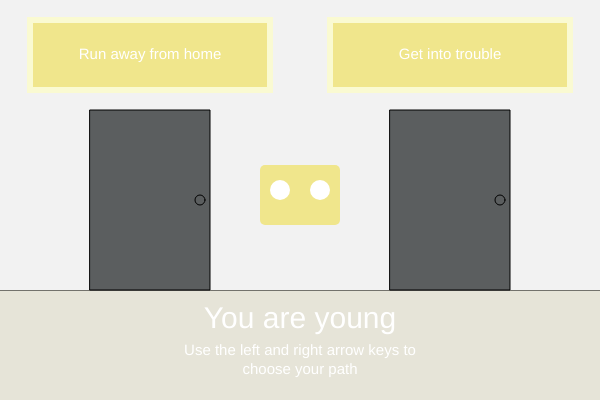
Frame 1 (no input)
Frame 60 (no input): identical to frame 1, image omitted
Frame 120 (the mouse pressed at the canvas centre since frame 60): identical to frame 1, image omitted

The p5.js sketch that drew this single still picture (run headless with seeded random() and noise() and a simulated clock; from frame 60 on, the mouse is pressed at the canvas centre):

// p5.js sketch
// ── sketch.js
let sceneCounter = 1;
let backG;
let char;

let _s1 = true;
let _s2L, _s2R, _s3La, _s3Ra, _s3Lb, _s3Rb, _s4Ra, _s45La, _s4Rb, _s4Lb, _s4Rc, _s4Lc, _s4Rd, _s4Ld, _s5Ra, _s5Lb, _s5Rb, _s5Rc, _s5Lc, _s5Ld, _s5Rd, _s5Re, _s5Le, _s5Lf, _s5Rf, _s5Lg, _s5Rg, _s6La, _s6Ra, _s6Lb, _s6Rb, _s6Lc, _s6Rc, _s6Ld, _s6Rd, _s6Le, _s6Re, _s6Lf, _s6Rf, _s6Lg, _s6Rg, _s6Lh, _s6Rh, _s6Li, _s6Ri, _s6Lj, _s6Rj, _s6Lk, _s6Rk, _s6Ll, _s6Rl, _s6Lm, _s6Rm, _s6Ln, _s6Rn, _eSa, _eSb, _eSc, _eSd = false;

function setup() {
  createCanvas(600, 400);

  backG = new Background(91, 94, 95);
  char = new Char();
}

function draw() {
  background(220);

  backG.backG();
  char.stage1();

  if (_s1 == true) {
    s1();
    s2L();
    s2R();
  } else if (_s2L == true) {
    s3La();
    s3Ra();
  } else if (_s2R == true) {
    s3Lb();
    s3Rb();
  } else if (_s3La == true) {
    s45La();
    s4Ra();
  } else if (_s3Ra == true) {
    s4Lb();
    s4Rb();
  } else if (_s3Lb == true) {
    s4Lc();
    s4Rc();
  } else if (_s3Rb == true) {
    s4Ld();
    s4Rd();
  } else if (_s4Ra == true) {
    s45La();
    s5Ra();
  } else if (_s45La == true) {
    s6La();
    s6Ra();
  } else if (_s4Lb == true) {
    s5Lb();
    s5Rb();
  } else if (_s4Rb == true) {
    s5Lc();
    s5Rc();
  } else if (_s4Lc == true) {
    s5Ld();
    s5Rd();
  } else if (_s4Rc == true) {
    s5Le();
    s5Re();
  } else if (_s4Ld == true) {
    s5Lf();
    s5Rf();
  } else if (_s4Rd == true) {
    s5Lg();
    s5Rg();
  } else if (_s5Ra == true) {
    s6Lb();
    s6Rb();
  } else if (_s5Lb == true) {
    s6Lc();
    s6Rc();
  } else if (_s5Rb == true) {
    s6Ld();
    s6Rd();
  } else if (_s5Lc == true) {
    s6Le();
    s6Re();
  } else if (_s5Rc == true) {
    s6Lf();
    s6Rf();
  } else if (_s5Ld == true) {
    s6Lg();
    s6Rg();
  } else if (_s5Rd == true) {
    s6Lh();
    s6Rh();
  } else if (_s5Le == true) {
    s6Li();
    s6Ri();
  } else if (_s5Re == true) {
    s6Lj();
    s6Rj();
  } else if (_s5Lf == true) {
    s6Lk();
    s6Rk();
  } else if (_s5Rf == true) {
    s6Ll();
    s6Rl();
  } else if (_s5Lg == true) {
    s6Lm();
    s6Rm();
  } else if (_s5Rg == true) {
    s6Ln();
    s6Rn();
  } else if (_s6La == true) {
    cont();
  } else if (_s6Ra == true) {
    cont();
  } else if (_s6Lb == true) {
    cont();
  } else if (_s6Rb == true) {
    cont();
  } else if (_s6Lc == true) {
    cont();
  } else if (_s6Rc == true) {
    cont();
  } else if (_s6Ld == true) {
    cont();
  } else if (_s6Rd == true) {
    cont();
  } else if (_s6Le == true) {
    cont();
  } else if (_s6Re == true) {
    cont();
  } else if (_s6Lf == true) {
    cont();
  } else if (_s6Rf == true) {
    cont();
  } else if (_s6Lg == true) {
    cont();
  } else if (_s6Rg == true) {
    cont();
  } else if (_s6Lh == true) {
    cont();
  } else if (_s6Rh == true) {
    cont();
  } else if (_s6Li == true) {
    cont();
  } else if (_s6Ri == true) {
    cont();
  } else if (_s6Lj == true) {
    cont();
  } else if (_s6Rj == true) {
    cont();
  } else if (_s6Lk == true) {
    cont();
  } else if (_s6Rk == true) {
    cont();
  } else if (_s6Ll == true) {
    cont();
  } else if (_s6Rl == true) {
    cont();
  } else if (_s6Lm == true) {
    cont();
  } else if (_s6Rm == true) {
    cont();
  } else if (_s6Ln == true) {
    cont();
  } else if (_s6Rn == true) {
    cont();
  } else if (_eSa == true) {
    eSa();
  } else if (_eSb == true) {
    eSb();
  } else if (_eSc == true) {
    eSc();
  } else if (_eSd == true) {
    eSd();
  }


}


function keyPressed() {
  if (sceneCounter == 1) {
    //scene 1 - 2
    if (keyCode == LEFT_ARROW) {
      _s2L = true;
      _s1 = false;
      sceneCounter = 2;
    } else if (keyCode == RIGHT_ARROW) {
      _s2R = true;
      _s1 = false;
      sceneCounter = 3;
    }
    //scene 2 - 3a
  } else if (sceneCounter == 2) {
    if (keyCode == LEFT_ARROW) {
      _s3La = true;
      _s2L = false;
      sceneCounter = 4; //s3La
    } else if (keyCode == RIGHT_ARROW) {
      _s3Ra = true;
      _s2L = false;
      sceneCounter = 5; //s3Ra
    } //scene 2 - 3b
  } else if (sceneCounter == 3) {
    if (keyCode == LEFT_ARROW) {
      _s3Lb = true;
      _s2R = false;
      sceneCounter = 6; //s3Lb
    } else if (keyCode == RIGHT_ARROW) {
      _s3Rb = true;
      _s2R = false;
      sceneCounter = 7; //s3Rb
    } //scene 3La - 45La and 4a
  } else if (sceneCounter == 4) {
    if (keyCode == LEFT_ARROW) {
      _s45La = true;
      _s3La = false;
      sceneCounter = 8; //s45La
    } else if (keyCode == RIGHT_ARROW) {
      _s4Ra = true;
      _s3La = false;
      sceneCounter = 9; //s4Ra
    } //3Ra - 4b
  } else if (sceneCounter == 5) {
    if (keyCode == LEFT_ARROW) {
      _s4Lb = true;
      _s3Ra = false;
      sceneCounter = 10; //s4Lb
    } else if (keyCode == RIGHT_ARROW) {
      _s4Rb = true;
      _s3Ra = false;
      sceneCounter = 11; //s4Rb
    }
    //scene 3Lb - 4c
  } else if (sceneCounter == 6) {
    if (keyCode == LEFT_ARROW) {
      _s4Lc = true;
      _s3Lb = false;
      sceneCounter = 12; //s4Lc
    } else if (keyCode == RIGHT_ARROW) {
      _s4Rc = true;
      _s3Lb = false;
      sceneCounter = 13; //s4Rc
    }
  } //scene 3rb - 4d
  else if (sceneCounter == 7) {
    if (keyCode == LEFT_ARROW) {
      _s4Ld = true;
      _s3Rb = false;
      sceneCounter = 14; //s4Ld
    } else if (keyCode == RIGHT_ARROW) {
      _s4Rd = true;
      _s3Rb = false;
      sceneCounter = 15; //s4Rd
    }
  } //scene 45La - 6a
  else if (sceneCounter == 8) {
    if (keyCode == LEFT_ARROW) {
      _s6La = true;
      _s45La = false;
      sceneCounter = 16; //s6La
    } else if (keyCode == RIGHT_ARROW) {
      _s6Ra = true;
      _s45La = false;
      sceneCounter = 17; //s6Ra
    }
  } //scene 4Ra - 4/5a
  else if (sceneCounter == 9) {
    if (keyCode == LEFT_ARROW) {
      _s45La = true;
      _s4Ra = false;
      sceneCounter = 8; //s45La
    } else if (keyCode == RIGHT_ARROW) {
      _s5Ra = true;
      _s4Ra = false;
      sceneCounter = 18; //s5Ra
    }
  } //scene 4Lb - 5b
  else if (sceneCounter == 10) {
    if (keyCode == LEFT_ARROW) {
      _s5Lb = true;
      _s4Lb = false;
      sceneCounter = 19; //s5Lb
    } else if (keyCode == RIGHT_ARROW) {
      _s5Rb = true;
      _s4Lb = false;
      sceneCounter = 20; //s5Rb
    }
  } //scene 4Rb - 5c
  else if (sceneCounter == 11) {
    if (keyCode == LEFT_ARROW) {
      _s5Lc = true;
      _s4Rb = false;
      sceneCounter = 21; //s5Lc
    } else if (keyCode == RIGHT_ARROW) {
      _s5Rc = true;
      _s4Rb = false;
      sceneCounter = 22; //s5Rc
    }
  } //scene 4Lc - 5d
  else if (sceneCounter == 12) {
    if (keyCode == LEFT_ARROW) {
      _s5Ld = true;
      _s4Lc = false;
      sceneCounter = 23; //s5Ld
    } else if (keyCode == RIGHT_ARROW) {
      _s5Rd = true;
      _s4Lc = false;
      sceneCounter = 24; //s5Rd
    }
  } //scene 4Rc - 5e
  else if (sceneCounter == 13) {
    if (keyCode == LEFT_ARROW) {
      _s5Le = true;
      _s4Rc = false;
      sceneCounter = 25; //s5Le
    } else if (keyCode == RIGHT_ARROW) {
      _s5Re = true;
      _s4Rc = false;
      sceneCounter = 26; //s5Re
    }
  } //scene  4Ld - 5f
  else if (sceneCounter == 14) {
    if (keyCode == LEFT_ARROW) {
      _s5Lf = true;
      _s4Ld = false;
      sceneCounter = 27; //s5Lf
    } else if (keyCode == RIGHT_ARROW) {
      _s5Rf = true;
      _s4Ld = false;
      sceneCounter = 28; //s5Rf
    }
  } //scene 4Rd - 5g
  else if (sceneCounter == 15) {
    if (keyCode == LEFT_ARROW) {
      _s5Lg = true;
      _s4Rd = false;
      sceneCounter = 29; //s5Lg
    } else if (keyCode == RIGHT_ARROW) {
      _s5Rg = true;
      _s4Rd = false;
      sceneCounter = 30; //s5Rg
    }
  } //scene 6La - eSc
  else if (sceneCounter == 16) {
    if (keyCode == ENTER) {
      _eSc = true;
      _s6La = false;
      sceneCounter = 31; //eSc
    }
  } //scene 6Ra - eSa
  else if (sceneCounter == 17) {
    if (keyCode == ENTER) {
      _eSa = true;
      _s6Ra = false;
      sceneCounter = 32; //eSa
    }
  } //scene 5Ra - 6b
  else if (sceneCounter == 18) {
    if (keyCode == LEFT_ARROW) {
      _s6Lb = true;
      _s5Ra = false;
      sceneCounter = 33; //s6Lb
    } else if (keyCode == RIGHT_ARROW) {
      _s6Rb = true;
      _s5Ra = false;
      sceneCounter = 34; //s6Rb
    }
  } //scene 5Lb - 6c
  else if (sceneCounter == 19) {
    if (keyCode == LEFT_ARROW) {
      _s6Lc = true;
      _s5Lb = false;
      sceneCounter = 35; //s6Lc
    } else if (keyCode == RIGHT_ARROW) {
      _s6Rc = true;
      _s5Lb = false;
      sceneCounter = 36; //s6Rc
    }
  } //scene 5Rb - 6d
  else if (sceneCounter == 20) {
    if (keyCode == LEFT_ARROW) {
      _s6Ld = true;
      _s5Rb = false;
      sceneCounter = 37; //s6Ld
    } else if (keyCode == RIGHT_ARROW) {
      _s6Rd = true;
      _s5Rb = false;
      sceneCounter = 38; //s6Rd
    }
  } //scene 5Lc - 6e
  else if (sceneCounter == 21) {
    if (keyCode == LEFT_ARROW) {
      _s6Le = true;
      _s5Lc = false;
      sceneCounter = 39; //s6Le
    } else if (keyCode == RIGHT_ARROW) {
      _s6Re = true;
      _s5Lc = false;
      sceneCounter = 40; //s6Re
    }
  } //scene 5Rc - 6f
  else if (sceneCounter == 22) {
    if (keyCode == LEFT_ARROW) {
      _s6Lf = true;
      _s5Rc = false;
      sceneCounter = 41; //s6Lf
    } else if (keyCode == RIGHT_ARROW) {
      _s6Rf = true;
      _s5Rc = false;
      sceneCounter = 42; //s6Rf
    }
  } //scene 5Ld - 6g
  else if (sceneCounter == 23) {
    if (keyCode == LEFT_ARROW) {
      _s6Lg = true;
      _s5Ld = false;
      sceneCounter = 43; //s6Lg
    } else if (keyCode == RIGHT_ARROW) {
      _s6Rg = true;
      _s5Ld = false;
      sceneCounter = 44; //s6Rg
    }
  } // scene 5Rd - 6h
  else if (sceneCounter == 24) {
    if (keyCode == LEFT_ARROW) {
      _s6Lh = true;
      _s5Rd = false;
      sceneCounter = 45; //s6Lh
    } else if (keyCode == RIGHT_ARROW) {
      _s6Rh = true;
      _s5Rd = false;
      sceneCounter = 46; //s6Rh
    }
  } //scene 5Le - 6i
  else if (sceneCounter == 25) {
    if (keyCode == LEFT_ARROW) {
      _s6Li = true;
      _s5Le = false;
      sceneCounter = 47; //s6Li
    } else if (keyCode == RIGHT_ARROW) {
      _s6Ri = true;
      _s5Le = false;
      sceneCounter = 48; //s6Ri
    }
  } //scene 5Re - 6j
  else if (sceneCounter == 26) {
    if (keyCode == LEFT_ARROW) {
      _s6Lj = true;
      _s5Re = false;
      sceneCounter = 49; //s6Lj
    } else if (keyCode == RIGHT_ARROW) {
      _s6Rj = true;
      _s5Re = false;
      sceneCounter = 50; //s6Rj
    }
  } //scene 5Lf - 6k
  else if (sceneCounter == 27) {
    if (keyCode == LEFT_ARROW) {
      _s6Lk = true;
      _s5Lf = false;
      sceneCounter = 51; //s6Lk
    } else if (keyCode == RIGHT_ARROW) {
      _s6Rk = true;
      _s5Lf = false;
      sceneCounter = 52; //s6Rk
    }
  } //scene 5Rf - 6l
  else if (sceneCounter == 28) {
    if (keyCode == LEFT_ARROW) {
      _s6Ll = true;
      _s5Rf = false;
      sceneCounter = 53; //s6Ll
    } else if (keyCode == RIGHT_ARROW) {
      _s6Rl = true;
      _s5Rf = false;
      sceneCounter = 54; //s6Rl
    }
  } //scene 5Lg - 6m
  else if (sceneCounter == 29) {
    if (keyCode == LEFT_ARROW) {
      _s6Lm = true;
      _s5Lg = false;
      sceneCounter = 55; //s6Lm
    } else if (keyCode == RIGHT_ARROW) {
      _s6Rm = true;
      _s5Lg = false;
      sceneCounter = 56; //s6Rm
    }
  } //scene 5Rg - 6n
  else if (sceneCounter == 30) {
    if (keyCode == LEFT_ARROW) {
      _s6Ln = true;
      _s5Rg = false;
      sceneCounter = 57; //s6Ln
    } else if (keyCode == RIGHT_ARROW) {
      _s6Rn = true;
      _s5Rg = false;
      sceneCounter = 58; //s6Rn
    } //end scene - play again
  } else if (sceneCounter == 31) {
    if (keyCode == ENTER) {
      _s1 = true;
      _eSc = false;
      sceneCounter = 1;
    } //end scene - play again
  } else if (sceneCounter == 32) {
    if (keyCode == ENTER) {
      _s1 = true;
      _eSa = false;
      sceneCounter = 1;
    }
  }
  else if (sceneCounter == 33) {
    if (keyCode == ENTER) {
      _eSa = true;
      _s6Lb = false;
      sceneCounter = 32;
    }
  }
  else if (sceneCounter == 34) {
    if (keyCode == ENTER) {
      _eSc = true;
      _s6Rb = false;
      sceneCounter = 31;
    }
  }
   else if (sceneCounter == 35) {
    if (keyCode == ENTER) {
      _eSa = true;
      _s6Lc = false;
      sceneCounter = 32;
    }
  }
  else if (sceneCounter == 36) {
    if (keyCode == ENTER) {
      _eSa = true;
      _s6Rc = false;
      sceneCounter = 32;
    }
  }
  else if (sceneCounter == 37) {
    if (keyCode == ENTER) {
      _eSa = true;
      _s6Ld = false;
      sceneCounter = 32;
    }
  }
  else if (sceneCounter == 38) {
    if (keyCode == ENTER) {
      _eSc = true;
      _s6Rd = false;
      sceneCounter = 31;
    }
  }
  else if (sceneCounter == 39) {
    if (keyCode == ENTER) {
      _eSd = true;
      _s6Le = false;
      sceneCounter = 59;
    }
  }
  else if (sceneCounter == 40) {
    if (keyCode == ENTER) {
      _eSa = true;
      _s6Re = false;
      sceneCounter = 32;
    }
  }
  else if (sceneCounter == 41) {
    if (keyCode == ENTER) {
      _eSa = true;
      _s6Lf = false;
      sceneCounter = 32;
    }
  }
  else if (sceneCounter == 42) {
    if (keyCode == ENTER) {
      _eSc = true;
      _s6Rf = false;
      sceneCounter = 31;
    }
  }
  else if (sceneCounter == 43) {
    if (keyCode == ENTER) {
      _eSa = true;
      _s6Lg = false;
      sceneCounter = 32;
    }
  }
  else if (sceneCounter == 44) {
    if (keyCode == ENTER) {
      _eSd = true;
      _s6Rg = false;
      sceneCounter = 59;
    }
  }
  else if (sceneCounter == 45) {
    if (keyCode == ENTER) {
      _eSa = true;
      _s6Lh = false;
      sceneCounter = 32;
    }
  }
  else if (sceneCounter == 46) {
    if (keyCode == ENTER) {
      _eSc = true;
      _s6Rh = false;
      sceneCounter = 31;
    }
  }
  else if (sceneCounter == 47) {
    if (keyCode == ENTER) {
      _eSd = true;
      _s6Li = false;
      sceneCounter = 59;
    }
  }
  else if (sceneCounter == 48) {
    if (keyCode == ENTER) {
      _eSa = true;
      _s6Ri = false;
      sceneCounter = 32;
    }
  }
  else if (sceneCounter == 49) {
    if (keyCode == ENTER) {
      _eSa = true;
      _s6Lj = false;
      sceneCounter = 32;
    }
  }
  else if (sceneCounter == 50) {
    if (keyCode == ENTER) {
      _eSb = true;
      _s6Rj = false;
      sceneCounter = 60;
    }
  }
else if (sceneCounter == 51) {
    if (keyCode == ENTER) {
      _eSa = true;
      _s6Lk = false;
      sceneCounter = 32;
    }
  }
  else if (sceneCounter == 52) {
    if (keyCode == ENTER) {
      _eSa = true;
      _s6Rk = false;
      sceneCounter = 32;
    }
  }
  else if (sceneCounter == 53) {
    if (keyCode == ENTER) {
      _eSb = true;
      _s6Ll = false;
      sceneCounter = 60;
    }
  }
  else if (sceneCounter == 54) {
    if (keyCode == ENTER) {
      _eSc = true;
      _s6Rl = false;
      sceneCounter = 31;
    }
  }
  else if (sceneCounter == 55) {
    if (keyCode == ENTER) {
      _eSc = true;
      _s6Lm = false;
      sceneCounter = 31;
    }
  }
  else if (sceneCounter == 56) {
    if (keyCode == ENTER) {
      _eSa = true;
      _s6Rm = false;
      sceneCounter = 32;
    }
  }
   else if (sceneCounter == 57) {
    if (keyCode == ENTER) {
      _eSc = true;
      _s6Ln = false;
      sceneCounter = 31;
    }
  }
   else if (sceneCounter == 58) {
    if (keyCode == ENTER) {
      _eSc = true;
      _s6Rn = false;
      sceneCounter = 31;
    }
  }
  else if (sceneCounter == 59) {
    if (keyCode == ENTER) {
      _s1 = true;
      _eSd = false;
      sceneCounter = 1;
    }
  }
  else if (sceneCounter == 60) {
    if (keyCode == ENTER) {
      _s1 = true;
      _eSb = false;
      sceneCounter = 1;
    }
  }
  
  
}

//scene 1
function s1() {
  noStroke();
  fill(255);
  textAlign(CENTER, CENTER);
  textSize(30);
  text('You are young', width/2, 320, 240, 70);
  textSize(15);
  text('Use the left and right arrow keys to choose your path', width/2, 360, 240, 70);
}

//scene 2
function s2L() {
  noStroke();
  fill(255);
  textSize(15);
  textAlign(CENTER, CENTER);
  text("Run away from home", width / 4, 55, 240, 70);
}

function s2R() {
  noStroke();
  fill(255);
  textSize(15);
  textAlign(CENTER, CENTER);
  text("Get into trouble", width / 4 * 3, 55, 240, 70);
}

//scene 3
function s3La() {
  noStroke();
  fill(255);
  textSize(15);
  textAlign(CENTER, CENTER);
  text("Get arrested", width / 4, 55, 240, 70);
}

function s3Ra() {
  noStroke();
  fill(255);
  textSize(15);
  textAlign(CENTER, CENTER);
  text("Live with a friend", width / 4 * 3, 55, 240, 70);
}

function s3Lb() {
  noStroke();
  fill(255);
  textSize(15);
  textAlign(CENTER, CENTER);
  text("Sneak out", width / 4, 55, 240, 70);
}

function s3Rb() {
  noStroke();
  fill(255);
  textSize(15);
  textAlign(CENTER, CENTER);
  text("Get grounded", width / 4 * 3, 55, 240, 70);
}


//scene 4
function s45La() {
  noStroke();
  fill(255);
  textSize(15);
  textAlign(CENTER, CENTER);
  text("Escape", width / 4, 55, 240, 70);
}

function s4Ra() {
  noStroke();
  fill(255);
  textSize(15);
  textAlign(CENTER, CENTER);
  text("Go to juvie", width / 4 * 3, 55, 240, 70);
}

function s4Lb() {
  noStroke();
  fill(255);
  textSize(15);
  textAlign(CENTER, CENTER);
  text("Get into a car accident", width / 4, 55, 240, 70);
}

function s4Rb() {
  noStroke();
  fill(255);
  textSize(15);
  textAlign(CENTER, CENTER);
  text("Become a child laborer", width / 4 * 3, 55, 240, 70);
}

function s4Lc() {
  noStroke();
  fill(255);
  textSize(15);
  textAlign(CENTER, CENTER);
  text("Drop out of school", width / 4, 55, 240, 70);
}

function s4Rc() {
  noStroke();
  fill(255);
  textSize(15);
  textAlign(CENTER, CENTER);
  text("Become addicted to drugs", width / 4 * 3, 55, 240, 70);
}

function s4Ld() {
  noStroke();
  fill(255);
  textSize(15);
  textAlign(CENTER, CENTER);
  text("Become depressed", width / 4, 55, 240, 70);
}

function s4Rd() {
  noStroke();
  fill(255);
  textSize(15);
  textAlign(CENTER, CENTER);
  text("Become addicted to video games", width / 4 * 3, 55, 240, 70);
}


//scene 5
function s5Ra() {
  noStroke();
  fill(255);
  textSize(15);
  textAlign(CENTER, CENTER);
  text("Live out your sentence", width / 4 * 3, 55, 240, 70);
}

function s5Lb() {
  noStroke();
  fill(255);
  textSize(15);
  textAlign(CENTER, CENTER);
  text("Go home", width / 4, 55, 240, 70);
}

function s5Rb() {
  noStroke();
  fill(255);
  textSize(15);
  textAlign(CENTER, CENTER);
  text("Take out a loan. Undergo expensive surgery", width / 4 * 3, 55, 240, 70);
}

function s5Lc() {
  noStroke();
  fill(255);
  textSize(15);
  textAlign(CENTER, CENTER);
  text("Get promoted. Become the exploiting manager", width / 4, 55, 240, 70);
}

function s5Rc() {
  noStroke();
  fill(255);
  textSize(15);
  textAlign(CENTER, CENTER);
  text("Factory closes. You lose your job", width / 4 * 3, 55, 240, 70);
}

function s5Ld() {
  noStroke();
  fill(255);
  textSize(15);
  textAlign(CENTER, CENTER);
  text("Work as a sceptic tank cleaner", width / 4, 55, 240, 70);
}

function s5Rd() {
  noStroke();
  fill(255);
  textSize(15);
  textAlign(CENTER, CENTER);
  text("Get your ex pregnant", width / 4 * 3, 55, 240, 70);
}

function s5Le() {
  noStroke();
  fill(255);
  textSize(15);
  textAlign(CENTER, CENTER);
  text("Become a drug dealer", width / 4, 55, 240, 70);
}

function s5Re() {
  noStroke();
  fill(255);
  textSize(15);
  textAlign(CENTER, CENTER);
  text("Go to rehab", width / 4 * 3, 55, 240, 70);
}

function s5Lf() {
  noStroke();
  fill(255);
  textSize(15);
  textAlign(CENTER, CENTER);
  text("Take addictive medicine", width / 4, 55, 240, 70);
}

function s5Rf() {
  noStroke();
  fill(255);
  textSize(15);
  textAlign(CENTER, CENTER);
  text("Go to therapy", width / 4 * 3, 55, 240, 70);
}

function s5Lg() {
  noStroke();
  fill(255);
  textSize(15);
  textAlign(CENTER, CENTER);
  text("Move back to your parents' basement", width / 4, 55, 240, 70);
}

function s5Rg() {
  noStroke();
  fill(255);
  textSize(15);
  textAlign(CENTER, CENTER);
  text("Become a streamer", width / 4 * 3, 55, 240, 70);
}

//scne 6
function s6La() {
  noStroke();
  fill(255);
  textSize(15);
  textAlign(CENTER, CENTER);
  text("Flee the country", width / 4, 55, 240, 70);
}

function s6Ra() {
  noStroke();
  fill(255);
  textSize(15);
  textAlign(CENTER, CENTER);
  text("Parents refuse to take you in", width / 4 * 3, 55, 240, 70);
}

function s6Lb() {
  noStroke();
  fill(255);
  textSize(15);
  textAlign(CENTER, CENTER);
  text("No one visits you", width / 4, 55, 240, 70);
}

function s6Rb() {
  noStroke();
  fill(255);
  textSize(15);
  textAlign(CENTER, CENTER);
  text("You've been framed", width / 4 * 3, 55, 240, 70);
}

function s6Lc() {
  noStroke();
  fill(255);
  textSize(15);
  textAlign(CENTER, CENTER);
  text("Your parents take care of you", width / 4, 55, 240, 70);
}

function s6Rc() {
  noStroke();
  fill(255);
  textSize(15);
  textAlign(CENTER, CENTER);
  text("Parents get a divorce because of you", width / 4 * 3, 55, 240, 70);
}

function s6Ld() {
  noStroke();
  fill(255);
  textSize(15);
  textAlign(CENTER, CENTER);
  text("Sell an organ to pay the loan", width / 4, 55, 240, 70);
}

function s6Rd() {
  noStroke();
  fill(255);
  textSize(15);
  textAlign(CENTER, CENTER);
  text("Go bankrupt", width / 4 * 3, 55, 240, 70);
}

function s6Le() {
  noStroke();
  fill(255);
  textSize(15);
  textAlign(CENTER, CENTER);
  text("Your employees revolt", width / 4, 55, 240, 70);
}

function s6Re() {
  noStroke();
  fill(255);
  textSize(15);
  textAlign(CENTER, CENTER);
  text("The FBI arrests you", width / 4 * 3, 55, 240, 70);
}

function s6Lf() {
  noStroke();
  fill(255);
  textSize(15);
  textAlign(CENTER, CENTER);
  text("Move back with your parents", width / 4, 55, 240, 70);
}

function s6Rf() {
  noStroke();
  fill(255);
  textSize(15);
  textAlign(CENTER, CENTER);
  text("Live on the streets", width / 4 * 3, 55, 240, 70);
}

function s6Lg() {
  noStroke();
  fill(255);
  textSize(15);
  textAlign(CENTER, CENTER);
  text("You are promoted to head cleaner", width / 4, 55, 240, 70);
}

function s6Rg() {
  noStroke();
  fill(255);
  textSize(15);
  textAlign(CENTER, CENTER);
  text("You develope a terminal disease", width / 4 * 3, 55, 240, 70);
}

function s6Lh() {
  noStroke();
  fill(255);
  textSize(15);
  textAlign(CENTER, CENTER);
  text("Your kid hates you", width / 4, 55, 240, 70);
}

function s6Rh() {
  noStroke();
  fill(255);
  textSize(15);
  textAlign(CENTER, CENTER);
  text("Your ex leaves you and your kid", width / 4 * 3, 55, 240, 70);
}

function s6Li() {
  noStroke();
  fill(255);
  textSize(15);
  textAlign(CENTER, CENTER);
  text("You get killed", width / 4, 55, 240, 70);
}

function s6Ri() {
  noStroke();
  fill(255);
  textSize(15);
  textAlign(CENTER, CENTER);
  text("You get arrested", width / 4 * 3, 55, 240, 70);
}

function s6Lj() {
  noStroke();
  fill(255);
  textSize(15);
  textAlign(CENTER, CENTER);
  text("You fail the program", width / 4, 55, 240, 70);
}

function s6Rj() {
  noStroke();
  fill(255);
  textSize(15);
  textAlign(CENTER, CENTER);
  text("Hookup with another patient", width / 4 * 3, 55, 240, 70);
}

function s6Lk() {
  noStroke();
  fill(255);
  textSize(15);
  textAlign(CENTER, CENTER);
  text("Parents kick you out", width / 4, 55, 240, 70);
}

function s6Rk() {
  noStroke();
  fill(255);
  textSize(15);
  textAlign(CENTER, CENTER);
  text("Go to rehab", width / 4 * 3, 55, 240, 70);
}

function s6Ll() {
  noStroke();
  fill(255);
  textSize(15);
  textAlign(CENTER, CENTER);
  text("Hookup with your therapist", width / 4, 55, 240, 70);
}

function s6Rl() {
  noStroke();
  fill(255);
  textSize(15);
  textAlign(CENTER, CENTER);
  text("Take addictive medicine", width / 4 * 3, 55, 240, 70);
}

function s6Lm() {
  noStroke();
  fill(255);
  textSize(15);
  textAlign(CENTER, CENTER);
  text("Take care of your parents", width / 4, 55, 240, 70);
}

function s6Rm() {
  noStroke();
  fill(255);
  textSize(15);
  textAlign(CENTER, CENTER);
  text("Parents kick you out", width / 4 * 3, 55, 240, 70);
}

function s6Ln() {
  noStroke();
  fill(255);
  textSize(15);
  textAlign(CENTER, CENTER);
  text("Move back in with your parents", width / 4, 55, 240, 70);
}

function s6Rn() {
  noStroke();
  fill(255);
  textSize(15);
  textAlign(CENTER, CENTER);
  text("You have zero viewers", width / 4 * 3, 55, 240, 70);
}

//end scene
function eSa() {
  fill(0);
  rect(width/2, height/2, 600, 400);
noStroke();
  fill(255);
  textSize(20);
  textAlign(CENTER, CENTER);
  text("No one cares. You die alone", width/2, height/2, 240, 70);
   textSize(10);
  text("Hit ENTER to play again", width/2, height/2 + 170, 240, 70);
}

function eSb() {
  fill(0);
  rect(width/2, height/2, 600, 400);
noStroke();
  fill(255);
  textSize(20);
  textAlign(CENTER, CENTER);
  text("You get married and live out a full life", width/2, height/2, 240, 70);
   textSize(10);
  text("Hit ENTER to play again", width/2, height/2 + 170, 240, 70);
}

function eSc() {
  fill(0);
  rect(width/2, height/2, 600, 400);
  noStroke();
  fill(255);
  textSize(20);
  textAlign(CENTER, CENTER);
  text("You struggle to make ends meet all your life. You die broke", width/2, height/2, 240, 70);
   textSize(10);
  text("Hit ENTER to play again", width/2, height/2 + 170, 240, 70);
}

function eSd() {
  fill(0);
  rect(width/2, height/2, 600, 400);
noStroke();
  fill(255);
  textSize(20);
  textAlign(CENTER, CENTER);
  text("You're dead with no achievements", width/2, height/2, 240, 70);
  textSize(10);
  text("Hit ENTER to play again", width/2, height/2 + 170, 240, 70);
}

function cont() {
  noStroke();
  fill(255);
  textSize(30);
  textAlign(CENTER, CENTER);
  text("Hit ENTER to see your results", width/2, 340, 240, 70);
}


//background 
class Background {
  constructor(r, g, b) {
    this.r = r;
    this.g = g;
    this.b = b;
  }

  backG() {
    rectMode(CENTER);
    strokeWeight(1);
    //walls
    stroke(1);
    fill(242, 242, 242);
    rect(width / 2, height / 2 - 55, width + 5, 291);
    //floor
    noStroke();
    fill(230, 228, 216);
    rect(width / 2, 348, width, 115);


    //doors
    stroke(1);
    fill(this.r, this.g, this.b);
    //left
    rect(width / 4, 200, 120, 180);
    ellipse(width / 4 + 50, 200, 10, 10);
    //right
    rect(width / 4 * 3, 200, 120, 180);
    ellipse(width / 4 * 3 + 50, 200, 10, 10);

    //textbox
    strokeWeight(6);
    stroke(250, 250, 210);
    fill(240, 230, 140);
    //left
    rect(width / 4, 55, 240, 70);
    //right
    rect(width / 4 * 3, 55, 240, 70);
  }

}


//character
class Char {
  constructor() {
  }
  
  stage1() {
    noStroke();
    rect(width/2, height/2 - 5, 80, 60, 5);
    fill(255);
    ellipse(width/2 - 20, height/2 - 10, 20, 20);
    ellipse(width/2 + 20, height/2 - 10, 20, 20);
  }
  
  stage2() {
    noStroke();
    rect(width/2, height/2, 20, 20, 5);
  }
  
  stage3() {
    noStroke();
    rect(width/2, height/2, 20, 20, 5);
  }
}
